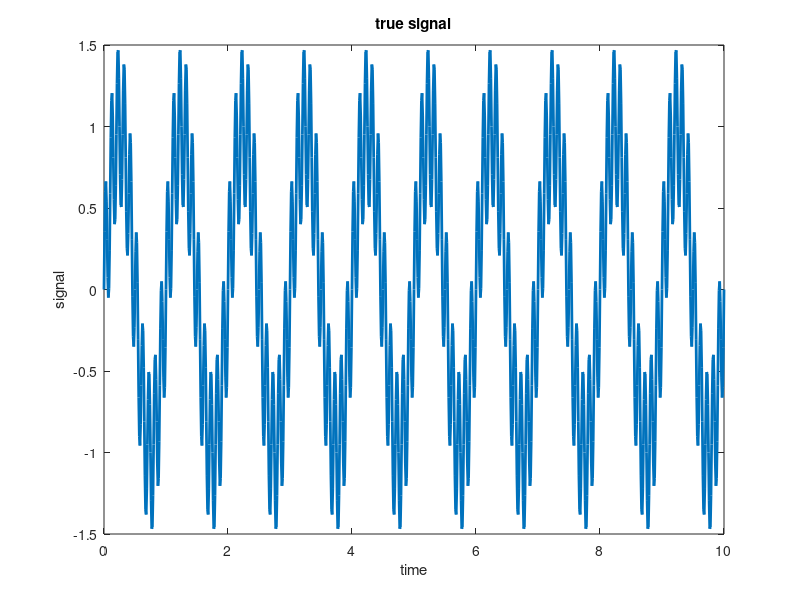

Source code (MATLAB): (Note: this script raises an error after producing the figure.)
% modeling periodic signals using AR model.
clc;clear;

%% define signal
fs = 100; % sampling freq.
dt = 1/fs; % sampling interval
model.dt = dt;
model.nx = 1;
t_span = 10;
t = 0:dt:t_span;
t_steps = t_span/dt;
f1 = 1;
f2 = 10;

x = sin(2*pi*f1*t) + 0.5*sin(2*pi*f2*t);
%x = sin(2*pi*f1*t);
x_max = max(x);
figure;
plot(t, x, 'LineWidth',2);
ylabel('signal');
xlabel('time');
title('true signal');

%% plot fft.

fft_signal(x,model,'FFT of True signal');

%% fit AR model.

window = 4; % window / time delayed samples considered.
n_samples = 81; % training samples columns of X

X = zeros(model.nx*window,n_samples);

% creating the data matrix.
for w = 1:window
    
    X(model.nx*(w-1) +1:model.nx*w,:) = x(:,window - (w - 1) : ...
                                           window - (w - 1) + n_samples -1);
    
end

[U, S, V] = svd(X); %SVD of the data matrix 

Xprime_arma = x(:,window + 1 : window + n_samples );

thresh = 0.99999; % threshold for selecting the modes 
                   % 1 - for selecting all the modes. 
                   % 0.99999 - 99.999% energy in the modes
if size(S,1) == 1
    diag_S = S(1);
else
    diag_S = diag(S);
end
sum_S = sum(diag_S); % sum of all the singular values. 

if thresh == 1
    A_arma = Xprime_arma*pinv(X); %exact reconstruction of A (includes all the modes)
else
    % finding the reduced number of modes to meet the threshold (thresh) value.
    for S_i = 1:length(diag_S)
   
        sum_S_i = sum(diag_S(1:S_i)); % partial sum of all the singular values. 
    
        if sum_S_i/sum_S >= thresh
            r = S_i;
            break;
        end      
    end
    
    A_arma = Xprime_arma*V(:,1:r)*inv(S(1:r,1:r))*U(:,1:r)'; % A calculated using reduced modes.
end

%% prediction using A

x_arma = zeros(model.nx,t_steps+1);

y_arma = zeros(model.nx*window,1); %observable

%initial condition
for w = 1:window
    y_arma(model.nx*(window - w) + 1:model.nx*(window - w + 1)) = x(:,w);
end

x_arma(:,1:window) = x(:,1:window); %assume same for the first few steps. 

for i = window:t_steps

    x_arma(:,i+1) = A_arma*y_arma; 
    y_arma = [x_arma(:,i+1);y_arma(1:model.nx*(window-1))];
end

%% error 

error = (x - x_arma)./x_max;

%% plot the data.

figure;
hold on;
plot(0:model.dt:t_span, error(1,:),'b','LineWidth',2, 'HandleVisibility','off'); 
y = ylim; % current y-axis limits
x_idx = (window)*model.dt;
plot([x_idx  x_idx],[y(1) y(2)],'k','LineWidth',2, 'DisplayName', 'Predictions start');
ylabel('error - theta');
xlabel('time');
title('Error between AR and true data');
legend();

